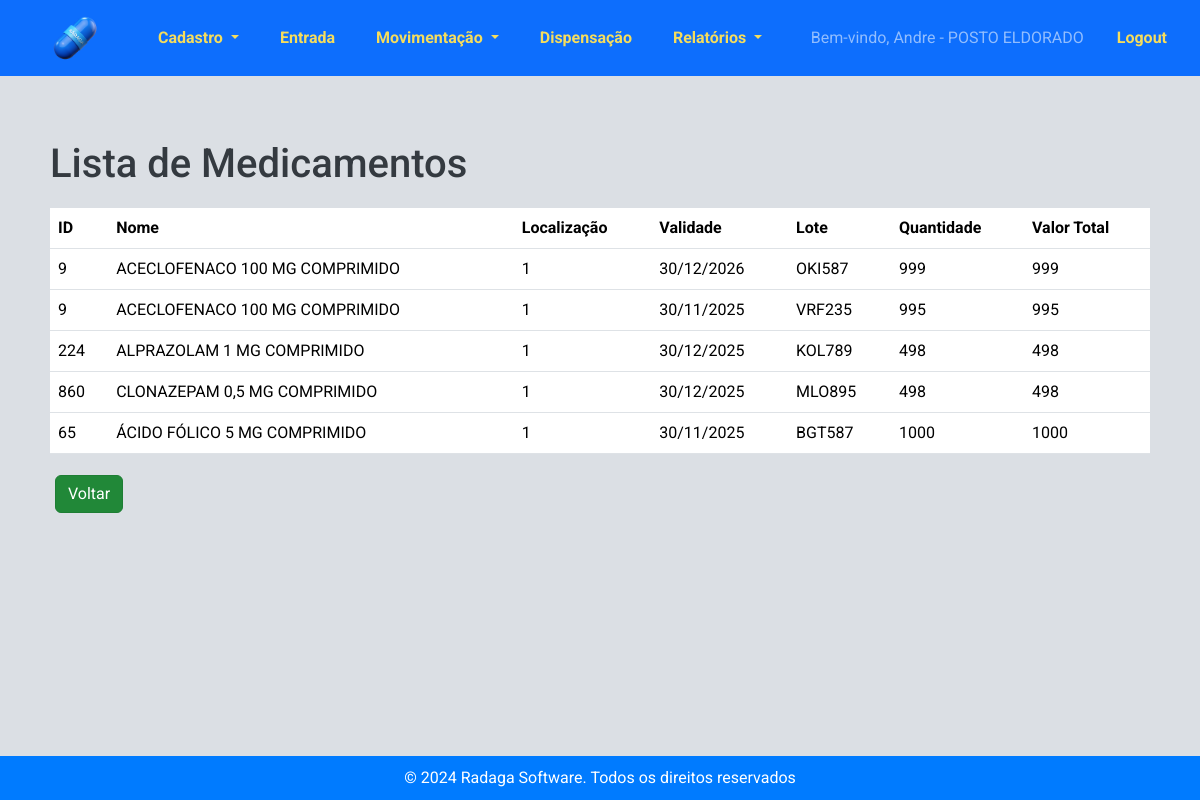
The app's page /estoque/lista_medicamentos/ (signed in), older data.
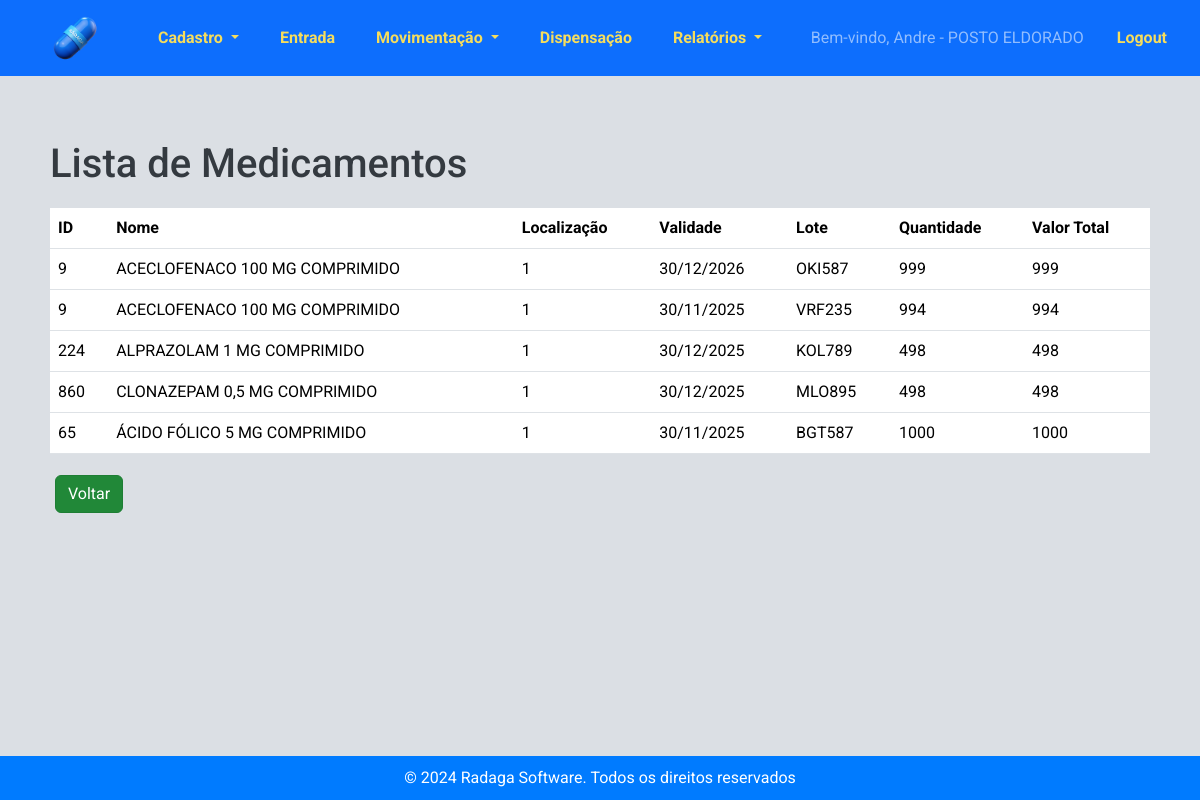
The same page, newer data.
### estoque/models.py (models this page shows, shortened)
class DetalhesMedicamento(models.Model):
    estoque = models.ForeignKey(Estoque, on_delete=models.CASCADE)
    medicamento = models.ForeignKey(Medicamento, on_delete=models.CASCADE)
    quantidade = models.PositiveIntegerField(default=0)
    validade = models.DateField(blank=True, null=True)
    lote = models.CharField(max_length=50, blank=True, null=True)
    valor = models.DecimalField(max_digits=10, decimal_places=2, blank=True, null=True, verbose_name="Valor Unitário")
    localizacao = models.ForeignKey(Localizacao, on_delete=models.SET_NULL, null=True, blank=True,verbose_name=u"Localização")
    fabricante = models.ForeignKey(Fabricante, on_delete=models.SET_NULL, null=True, blank=True)
    estabelecimento = models.ForeignKey('Estabelecimento', on_delete=models.CASCADE)

### estoque/views.py (the view)
# urls.py: path("lista_medicamentos/", views.lista_medicamentos, name="lista_medicamentos"),
@login_required
def lista_medicamentos(request):
    now = timezone.now()
    now_plus_3_months = (now + timedelta(days=90)).date()
    estabelecimento = request.user.profile.estabelecimento
    detalhes_medicamentos = (
        DetalhesMedicamento.objects.filter(estoque__estabelecimento=estabelecimento)
        .values("medicamento__id", "medicamento__nome", "localizacao", "validade", "lote")
        .annotate(
            total_quantidade=Sum("quantidade"),
            total_valor=Sum(F("quantidade") * F("valor"))
        )
        .order_by("medicamento__nome", "lote")
    )
    return render(
        request,
        "estoque/lista_medicamentos.html",
        {
            "detalhes_medicamentos": detalhes_medicamentos,
            "now_plus_3_months": now_plus_3_months,
        },
    )

### estoque/templates/estoque/lista_medicamentos.html (shortened to what this page needs)
{% extends 'estoque/base.html' %}
{% block content %}
<h1>Lista de Medicamentos</h1>
<table class="table">
    <thead>
        <tr>
            <th scope="col">ID</th>
            <th scope="col">Nome</th>
            <th scope="col">Localização</th>
            <th scope="col">Validade</th>
            <th scope="col">Lote</th>
            <th scope="col">Quantidade</th>
            <th scope="col">Valor Total</th>
        </tr>
    </thead>
    <tbody>
        {% for detalhe_medicamento in detalhes_medicamentos %}
            {% if detalhe_medicamento.total_quantidade > 0 %}
                {% with detalhe_medicamento.validade as validade %}
                    {% if validade %}
                        {% if validade < now_plus_3_months %}
                            <tr class="table-danger">
                        {% else %}
                            <tr>
                        {% endif %}
                            <td>{{ detalhe_medicamento.medicamento__id }}</td>
                            <td>{{ detalhe_medicamento.medicamento__nome }}</td>
                            <td>{{ detalhe_medicamento.localizacao }}</td>
                            <td>{{ validade|date:"d/m/Y" }}</td>
                            <td>{{ detalhe_medicamento.lote }}</td>
                            <td>{{ detalhe_medicamento.total_quantidade }}</td>
                            <td>{{ detalhe_medicamento.total_valor }}</td>
                        </tr>
                    {% endif %}
                {% endwith %}
            {% endif %}
        {% endfor %}
    </tbody>
</table>
<a href="{% url 'entrada_estoque' %}" class="btn btn-secondary btn">Voltar</a>
{% endblock %}

Row changes from the older to the newer data that the page shows:
changed DetalhesMedicamento "VRF235": total_quantidade "995" → "994"; total_valor "995" → "994"
